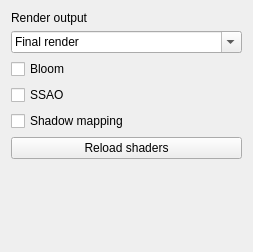
<?xml version="1.0" encoding="UTF-8"?>
<ui version="4.0">
 <class>Form</class>
 <widget class="QWidget" name="Form">
  <property name="geometry">
   <rect>
    <x>0</x>
    <y>0</y>
    <width>210</width>
    <height>252</height>
   </rect>
  </property>
  <property name="windowTitle">
   <string>Form</string>
  </property>
  <layout class="QVBoxLayout" name="verticalLayout_3">
   <item>
    <layout class="QVBoxLayout" name="verticalLayout_2">
     <property name="sizeConstraint">
      <enum>QLayout::SetDefaultConstraint</enum>
     </property>
     <item>
      <widget class="QLabel" name="label">
       <property name="text">
        <string>Render output</string>
       </property>
      </widget>
     </item>
     <item>
      <widget class="QFontComboBox" name="fontComboBox">
       <property name="currentText">
        <string>Final render</string>
       </property>
      </widget>
     </item>
    </layout>
   </item>
   <item>
    <layout class="QVBoxLayout" name="verticalLayout">
     <item>
      <widget class="QCheckBox" name="checkBox">
       <property name="text">
        <string>Bloom</string>
       </property>
      </widget>
     </item>
     <item>
      <widget class="QCheckBox" name="checkBox_2">
       <property name="text">
        <string>SSAO</string>
       </property>
      </widget>
     </item>
     <item>
      <widget class="QCheckBox" name="checkBox_3">
       <property name="text">
        <string>Shadow mapping</string>
       </property>
      </widget>
     </item>
    </layout>
   </item>
   <item>
    <layout class="QVBoxLayout" name="verticalLayout_4">
     <item>
      <widget class="QPushButton" name="pushButton">
       <property name="text">
        <string>Reload shaders</string>
       </property>
      </widget>
     </item>
     <item>
      <spacer name="verticalSpacer">
       <property name="orientation">
        <enum>Qt::Vertical</enum>
       </property>
       <property name="sizeHint" stdset="0">
        <size>
         <width>20</width>
         <height>40</height>
        </size>
       </property>
      </spacer>
     </item>
    </layout>
   </item>
  </layout>
 </widget>
 <resources/>
 <connections/>
</ui>
